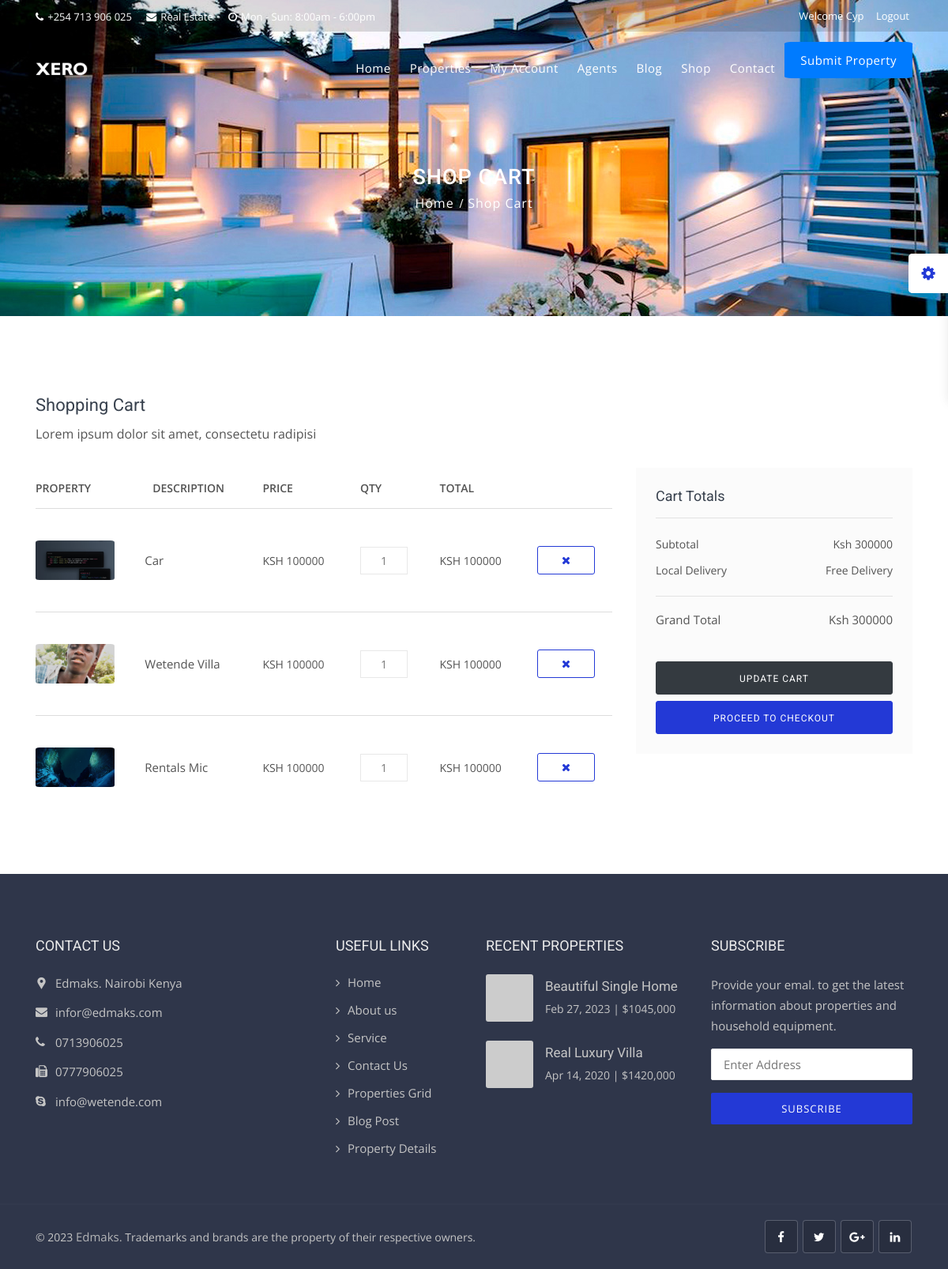
The app's page /cart/ (signed in) with its own data.
### listings/models.py (models this page shows, shortened)
class FavouriteItems(models.Model):
    listing = models.ForeignKey(Listing, on_delete=models.CASCADE)
    favourite = models.ForeignKey(Favourite,
                                  on_delete=models.CASCADE, related_name="favouriteitems")
    quantity = models.IntegerField(default=0)
    class Meta:
        verbose_name_plural = "Favourite Items"
    @property
    def price(self):
        actual_price = self.listing.price*self.quantity
        return actual_price

class Listing(models.Model):
  realtor = models.ForeignKey(Realtor, on_delete=models.DO_NOTHING, blank=True, null=True)
  user = models.ForeignKey(User, on_delete=models.DO_NOTHING, blank=True, null=True)
  title = models.CharField(max_length=200)
  address = models.CharField(max_length=200)
  city = models.CharField(max_length=100)
  county = models.CharField(max_length=100)
  postal_code = models.CharField(max_length=20)
  description = models.TextField(blank=True)
  p_type = models.CharField(max_length=100, choices=property_type, default='Office', blank=True, null=True)
  price = models.IntegerField()
  bedrooms = models.IntegerField()
  bathrooms = models.DecimalField(max_digits=2, decimal_places=1)
  garage = models.IntegerField(default=0)
  sqft = models.IntegerField()
  photo_main = models.ImageField(upload_to='photos/%Y/%m/%d/', blank=True)
  photo_1 = models.ImageField(upload_to='photos/%Y/%m/%d/', blank=True)
  photo_2 = models.ImageField(upload_to='photos/%Y/%m/%d/', blank=True)
  photo_3 = models.ImageField(upload_to='photos/%Y/%m/%d/', blank=True)
  photo_4 = models.ImageField(upload_to='photos/%Y/%m/%d/', blank=True)
  photo_5 = models.ImageField(upload_to='photos/%Y/%m/%d/', blank=True)
  photo_6 = models.ImageField(upload_to='photos/%Y/%m/%d/', blank=True)
  is_published = models.BooleanField(default=True)
  list_date = models.DateTimeField(default=datetime.now, blank=True)

class Favourite(models.Model):
    id = models.UUIDField(default=uuid.uuid4, primary_key=True)
    user = models.ForeignKey(User, on_delete=models.CASCADE)
    complete = models.BooleanField(default=False)
    @property
    def total_price(self):
        favouriteitems = self.favouriteitems.all()
        total_cost = sum([item.price for item in favouriteitems])
        return total_cost

### pages/views.py (the view)
# urls.py: path('cart/',views.cart, name='cart'),
@login_required
def cart(request):
    favourite = None
    favouriteitems = []
    if request.user.is_authenticated:
        favourite, created = Favourite.objects.get_or_create(
            user=request.user, complete=False)
        favouriteitems = favourite.favouriteitems.all()
    context = {
        "favourite":favourite,
        "favouriteitems":favouriteitems
    }
    return render(request, 'pages/shop-cart.html', context)

### templates/pages/shop-cart.html (shortened to what this page needs)
{% extends 'base.html' %}
{% load humanize %}
{% block content %}
<div class="sub-banner">
    <div class="container">
        <div class="breadcrumb-area">
            <h1>Shop Cart</h1>
            <ul class="breadcrumbs">
                <li><a href="index.html">Home</a></li>
                <li class="active">Shop Cart</li>
            </ul>
        </div>
    </div>
</div>
<div class="shop-cart content-area-2">
    <div class="container">
        <div class="row">
            <div class="col-md-12">
                <div class="heading-2">
                    <h4>Shopping Cart</h4>
                    <p>Lorem ipsum dolor sit amet, consectetu radipisi</p>
                </div>
            </div>
            <div class="col-lg-8">
                <table class="shop-table cart">
                    <thead>
                    <tr>
                        <th  class="product-name">Property</th>
                        <th class="product-price">Description</th>
                        <th class="product-price">Price</th>
                        <th class="product-quantity">Qty</th>
                        <th class="product-subtotal">Total</th>
                        <th class="product-remove">&nbsp;</th>
                    </tr>
                    </thead>
                    <tbody>
                        {% for item in favouriteitems %}
                            <tr>
                                <td class="product-thumbnail"><img style="object-fit: cover; border-radius: 5%;" src="{{item.listing.photo_main.url}}" alt="shop-1" width="50px" height="50px"></td>
                                <td class="product-name">
                                    <a href="{% url 'shop_detail' item.listing.id %}">{{item.listing.title}}</a>
                                </td>
                                <td>Ksh {{item.listing.price}}</td>
                                <td><input id="qty" class="qty" type="text" value="{{item.quantity}}"></td>
                                <td>Ksh {{item.listing.price}}</td>
                                <td class="product-remove"><button class="btn btn-border btn-sm" id="del" value="{{item.listing.id}}" title="Remove from cart"><i class="fa fa-close"></i></button></td>
                            </tr>
                        {% endfor %}
                    </tbody>
                </table>
            </div>
            <div class="col-lg-4">
                <div class="cart-total-box bg-white hdn-mb-30 mb-30">
                    <h5>Cart Totals</h5>
                    <hr>
                    <ul>
                        <li>
                            Subtotal<span class="pull-right">Ksh {{favourite.total_price}}</span>
                        </li>
                        <li>
                            Local Delivery <span class="pull-right">Free Delivery</span>
                        </li>
                    </ul>
                    <hr>
                    <p class="mar-b-50">
                        Grand Total<span class="pull-right">Ksh {{favourite.total_price}}</span>
                    </p>
                    <br>
                    <button class="btn btn-dark btn-block btn-md" type="submit">Update Cart</button>
                    <button id="proceed" class="btn btn-color btn-block btn-md" onclick="checkout_redirect()" value="{{favourite.total_price}}" type="submit">Proceed To Checkout</button>
                </div>
            </div>
        </div>
    </div>
</div>
{% endblock %}

### templates/navbar.html (shortened to what this page needs)
{% load static %}
<header class="top-header th-bg" id="top-header-2">
    <div class="container">
        <div class="row">
            <div class="col-lg-9 col-md-9 col-sm-7">
                <div class="list-inline">
                    <a href="tel:1-7X0-555-8X22"><i class="fa fa-phone"></i>+254 713 906 025 </a>
                    <a href="mailto:cyprianwetende@gmail..com"><i class="fa fa-envelope"></i>Real Estate</a>
                    <a href="#" class="mr-0"><i class="fa fa-clock-o"></i>Mon - Sun: 8:00am - 6:00pm</a>
                </div>
            </div>
            {% if user.is_authenticated %}
            <div class="col-lg-3 col-md-3 col-sm-5">
                <ul class="top-social-media pull-right">
                    <li>
                        <a href="#">Welcome {{user.username}}</a>
                    </li>
                    <li>
                        <a href="{% url 'logout' %}"  class="sign-in"> Logout </a>
                    </li>
                </ul>
            </div>
            {% endif %}
        </div>
    </div>
</header>
<header class="main-header sticky-header" id="main-header-2">
    <div class="container">
        <div class="row">
            <div class="col-12">
                <nav class="navbar navbar-expand-lg navbar-light rounded">
                    <a class="navbar-brand logo" >
                        <img src="{% static 'img/logos/black-logo.png'%}" alt="">
                    </a>
                    <div class="collapse navbar-collapse" id="navbar">
                        <ul class="navbar-nav justify-content-end ml-auto">
                            <li class="nav-item dropdown">
                                <a class="nav-link" href="{% url 'index' %}" >
                                    Home
                                </a>
                            </li>
                        <li class="nav-item">
                            <a class="nav-link" href="{% url 'properties' %}" >
                                Properties
                            </a>
                            {% if user.is_authenticated %}
                            <li class="nav-item dropdown">
                                <a class="nav-link" href="#" id="navbarDropdownMenuLink7" data-toggle="dropdown" aria-haspopup="true" aria-expanded="false">
                                    My Account
                                </a>
                            </li>
                            {% endif %}
                            <li class="nav-item">
                                <a class="nav-link" href="{% url 'agents' %}" >
                                    Agents
                                </a>
                            </li>
                            <li class="nav-item">
                                <a class="nav-link" href="{% url 'blog' %}">
                                    Blog
                                </a>
                            </li>
                            <li class="nav-item">
                                <a class="nav-link" href="{% url 'shop' %}" >
                                    Shop
                                </a>
                            </li>
                            <li class="nav-item ">
                                <a class="nav-link" href="{% url 'contact' %}" >
                                    Contact
                                </a>
                            </li>
                            <li class="nav-item mt-4">
                                <a style="border-radius: 5%;"  href="{% url 'submit' %}" class="submit-btn bg-primary">
                                    Submit Property
                                </a>
                            </li>
                        </ul>
                    </div>
                </nav>
            </div>
        </div>
    </div>
</header>

### static/css/skins/default.css (style rules this page uses)
.main-header .navbar-expand-lg .navbar-nav .submit-btn { background: #2339d6; }
.btn-color { background: #2339d6; border-color: #2339d6; }
.btn-border { color: #2339d6; border: solid 1px #2339d6; }

### records on screen
FavouriteItems: listing.photo_main (picture), listing "Car", listing.price "100000", quantity "1"
FavouriteItems: listing.photo_main (picture), listing "Wetende Villa", listing.price "100000", quantity "1"
FavouriteItems: listing.photo_main (picture), listing "Rentals Mic", listing.price "100000", quantity "1"
Favourite: total_price "300000"

### other values on screen
{{ user.username }} "Cyp"
